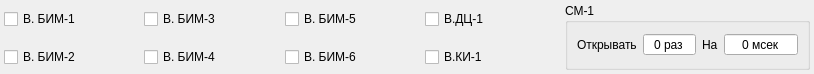
<?xml version="1.0" encoding="UTF-8"?>
<ui version="4.0">
 <class>Extensions</class>
 <widget class="QWidget" name="Extensions">
  <property name="geometry">
   <rect>
    <x>0</x>
    <y>0</y>
    <width>814</width>
    <height>74</height>
   </rect>
  </property>
  <property name="windowTitle">
   <string>Дополнение</string>
  </property>
  <layout class="QGridLayout" name="gridLayout">
   <property name="leftMargin">
    <number>4</number>
   </property>
   <property name="topMargin">
    <number>0</number>
   </property>
   <property name="rightMargin">
    <number>4</number>
   </property>
   <property name="bottomMargin">
    <number>0</number>
   </property>
   <item row="0" column="2">
    <widget class="QCheckBox" name="vibrator_5">
     <property name="text">
      <string>В. БИМ-5</string>
     </property>
    </widget>
   </item>
   <item row="0" column="4" rowspan="2">
    <widget class="QGroupBox" name="groupBox">
     <property name="title">
      <string>СМ-1</string>
     </property>
     <layout class="QHBoxLayout" name="horizontalLayout">
      <item>
       <widget class="QLabel" name="hint_1">
        <property name="text">
         <string>Открывать</string>
        </property>
       </widget>
      </item>
      <item>
       <widget class="QSpinBox" name="count_1">
        <property name="alignment">
         <set>Qt::AlignCenter</set>
        </property>
        <property name="buttonSymbols">
         <enum>QAbstractSpinBox::NoButtons</enum>
        </property>
        <property name="suffix">
         <string> раз</string>
        </property>
        <property name="maximum">
         <number>100</number>
        </property>
       </widget>
      </item>
      <item>
       <widget class="QLabel" name="hint_2">
        <property name="text">
         <string>На</string>
        </property>
       </widget>
      </item>
      <item>
       <widget class="QSpinBox" name="dr_1">
        <property name="alignment">
         <set>Qt::AlignCenter</set>
        </property>
        <property name="buttonSymbols">
         <enum>QAbstractSpinBox::NoButtons</enum>
        </property>
        <property name="suffix">
         <string> мсек</string>
        </property>
        <property name="maximum">
         <number>10000</number>
        </property>
        <property name="singleStep">
         <number>100</number>
        </property>
       </widget>
      </item>
     </layout>
    </widget>
   </item>
   <item row="0" column="1">
    <widget class="QCheckBox" name="vibrator_3">
     <property name="text">
      <string>В. БИМ-3</string>
     </property>
    </widget>
   </item>
   <item row="1" column="1">
    <widget class="QCheckBox" name="vibrator_4">
     <property name="text">
      <string>В. БИМ-4</string>
     </property>
    </widget>
   </item>
   <item row="1" column="2">
    <widget class="QCheckBox" name="vibrator_6">
     <property name="text">
      <string>В. БИМ-6</string>
     </property>
    </widget>
   </item>
   <item row="0" column="0">
    <widget class="QCheckBox" name="vibrator_1">
     <property name="text">
      <string>В. БИМ-1</string>
     </property>
    </widget>
   </item>
   <item row="1" column="0">
    <widget class="QCheckBox" name="vibrator_2">
     <property name="text">
      <string>В. БИМ-2</string>
     </property>
    </widget>
   </item>
   <item row="0" column="3">
    <widget class="QCheckBox" name="dc_vibrator_1">
     <property name="text">
      <string>В.ДЦ-1</string>
     </property>
    </widget>
   </item>
   <item row="1" column="3">
    <widget class="QCheckBox" name="df_vibrator_1">
     <property name="text">
      <string>В.КИ-1</string>
     </property>
    </widget>
   </item>
  </layout>
 </widget>
 <resources/>
 <connections/>
</ui>
